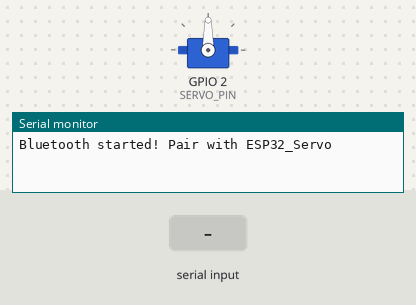
The sketch below on a simulated ESP32. Parts: servo, the last lines printed to the serial monitor. Inputs (shaded band) come from the test bench. Nothing arrives over Bluetooth unless stated.

Above: at 1.2 s.
1.3 s: "L" received over the second serial link
At 2.3 s:
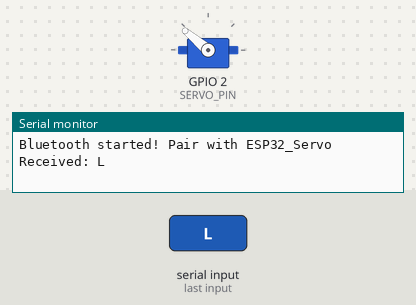
2.8 s: "R" received over the second serial link
At 3.4 s:
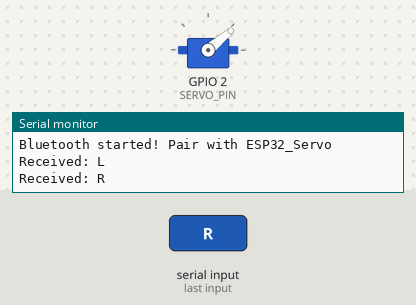
4.3 s: "S" received over the second serial link
At 5.7 s:
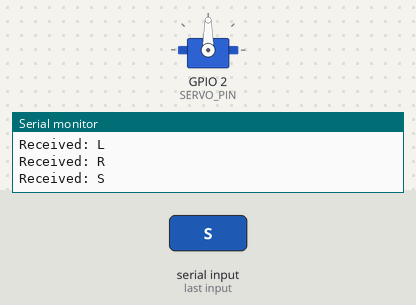
Timing chart, 0 to 7.3 s (numbered marks = the images above; inputs shaded):
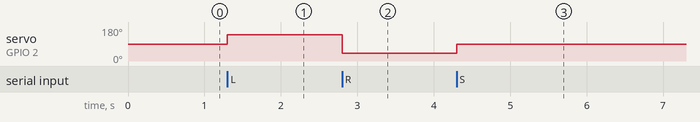

The sketch:

servoController.ino
```cpp
#include <BluetoothSerial.h>
#include <ESP32Servo.h>

#define SERVO_PIN 2
#define DEFAULT_ANGLE 90 // Posisi awal servo
#define LEFT_ANGLE 140 // Posisi saat servo bergerak ke kiri
#define RIGHT_ANGLE 40 // Posisi saat servo bergerak ke kanan

Servo servo;
BluetoothSerial SerialBT;

void setup() {
  Serial.begin(9600);
  SerialBT.begin("ESP32_Servo"); // Nama Bluetooth yang akan muncul
  servo.attach(SERVO_PIN);
  servo.write(DEFAULT_ANGLE); // Posisi awal servo
  Serial.println("Bluetooth started! Pair with ESP32_Servo");
}

void loop() {
  if (SerialBT.available()) {
    char value = SerialBT.read();
    Serial.print("Received: ");
    Serial.println(value);

    switch (value) {
      case 'L':
        servo.write(LEFT_ANGLE);
        break;
      case 'R':
        servo.write(RIGHT_ANGLE);
        break;
      case 'S':
        servo.write(DEFAULT_ANGLE);
        break;
      default:
        Serial.println("Invalid command");
        break;
    }
    delay(10); // Delay untuk menghindari flicker pada servo
  }
}
```

Measured:
- after the input at 1.3 s, servo on GPIO 2 (SERVO_PIN): 90° → 140° at once
- after the input at 2.8 s, servo on GPIO 2 (SERVO_PIN): 140° → 40° at once
- after the input at 4.3 s, servo on GPIO 2 (SERVO_PIN): 40° → 90° at once
